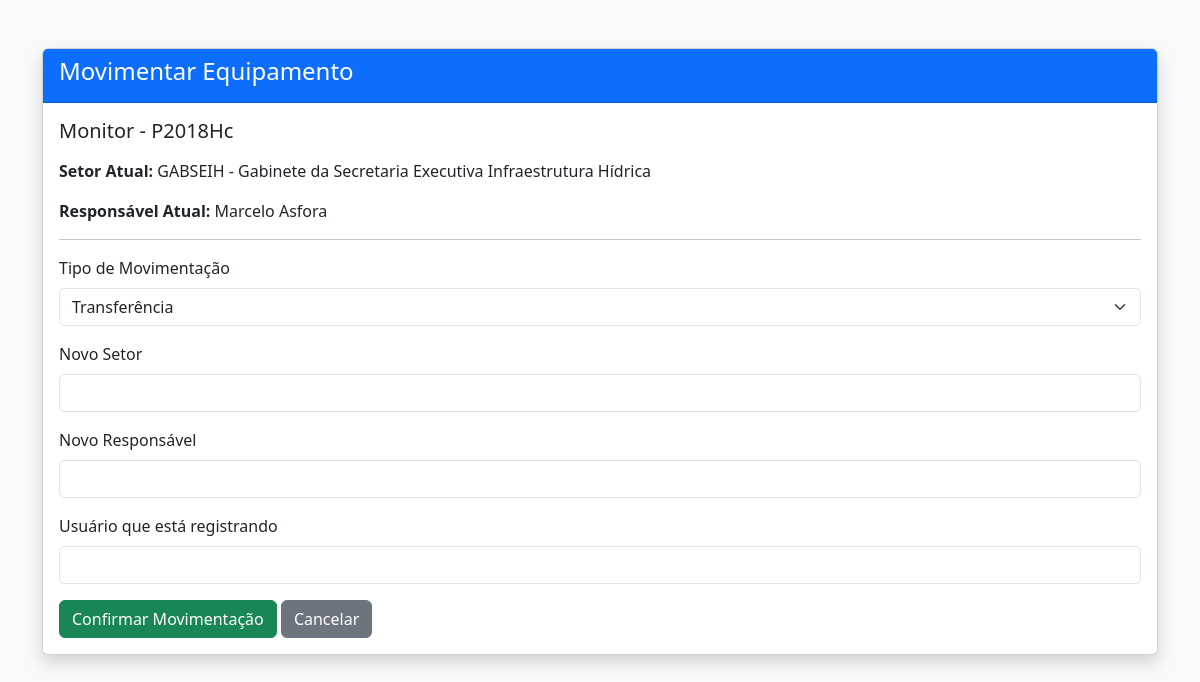
Page /movimentar/3 on the committed database.
### tables this page shows
CREATE TABLE equipamentos (
            id INTEGER PRIMARY KEY AUTOINCREMENT,
            tipo TEXT,
            marca TEXT,
            modelo TEXT,
            numero_serie TEXT,
            service_tag TEXT,
            tombamento TEXT,
            especificacoes TEXT,
            locado TEXT,
            setor TEXT,
            responsavel TEXT,
            observacoes TEXT,
            status TEXT DEFAULT 'ATIVO'
        );

### app.py (the view, shortened to what this page needs)
@app.route("/movimentar/<int:id>", methods=["GET", "POST"])
def movimentar(id):
    conn = sqlite3.connect(DATABASE)
    conn.row_factory = sqlite3.Row
    cursor = conn.cursor()
    cursor.execute("SELECT * FROM equipamentos WHERE id = ?", (id,))
    equipamento = cursor.fetchone()
    if not equipamento:
        conn.close()
        return "Equipamento não encontrado"
    conn.close()
    return render_template("movimentar.html", equipamento=equipamento)

### templates/movimentar.html (shortened to what this page needs)
<!DOCTYPE html>
<html lang="pt-br">
<head>
    <link href="https://cdn.jsdelivr.net/npm/bootstrap@5.3.2/dist/css/bootstrap.min.css" rel="stylesheet">
</head>
<body class="bg-light">
<div class="container mt-5">
    <div class="card shadow">
        <div class="card-header bg-primary text-white">
            <h4>Movimentar Equipamento</h4>
        </div>
        <div class="card-body">
            <h5 class="mb-3">
                {{ equipamento["tipo"] }} - {{ equipamento["modelo"] }}
            </h5>
            <p><strong>Setor Atual:</strong> {{ equipamento["setor"] }}</p>
            <p><strong>Responsável Atual:</strong> {{ equipamento["responsavel"] }}</p>
            <hr>
            <form method="POST">
                <div class="mb-3">
                    <label class="form-label">Tipo de Movimentação</label>
                    <select name="tipo_movimentacao" class="form-select">
                        <option value="TRANSFERENCIA">Transferência</option>
                    </select>
                </div>
                <div class="mb-3">
                    <label class="form-label">Novo Setor</label>
                    <input type="text" name="para_setor" class="form-control" required>
                </div>
                <div class="mb-3">
                    <label class="form-label">Novo Responsável</label>
                    <input type="text" name="responsavel" class="form-control" required>
                </div>
                <div class="mb-3">
                    <label class="form-label">Usuário que está registrando</label>
                    <input type="text" name="usuario" class="form-control" required>
                </div>
                <button type="submit" class="btn btn-success">
                    Confirmar Movimentação
                </button>
                <a href="/equipamentos" class="btn btn-secondary">
                    Cancelar
                </a>
            </form>
        </div>
    </div>
</div>
</body>
</html>

### rows in the picture
equipamentos: tipo "Monitor", modelo "P2018Hc", setor "GABSEIH - Gabinete da Secretaria Executiva Infraestrutura Hídrica", responsavel "Marcelo Asfora"
